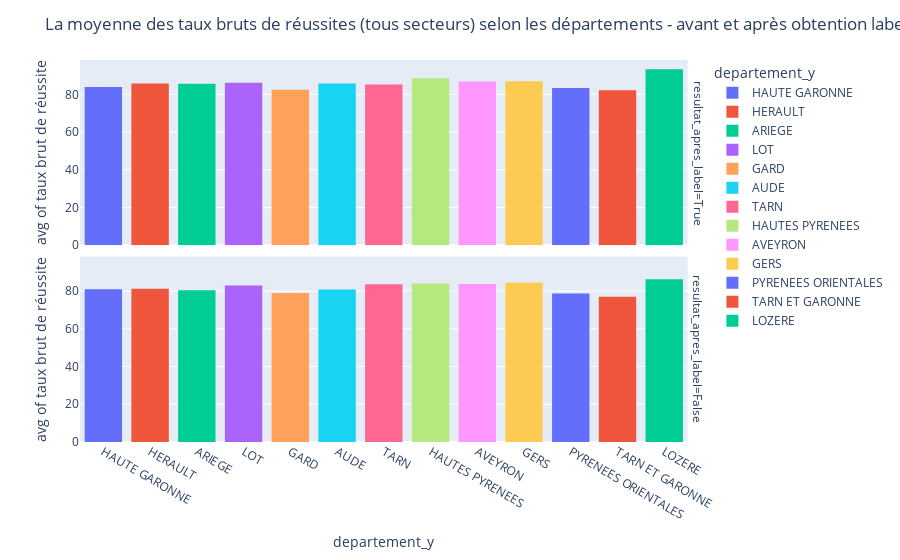

Write notebook code for a chart like this one.
### Markdown cell above
**Comparaison de la moyenne du taux de réussite constaté avant et après obtention des labels numériques**

- Le graphique ci-dessous montre une amélioration des taux de réussite des écoles après obtention de leurs labels
    numérique !
- IL est donc intéréssant d'aller chercher pourquoi ? est ce que l'école a apporté plus de valeur pour les 
    élèves grace au numérique ?

### Code cell
#plotting a histogram 
fig = px.histogram(df_result, x="departement_y", y="taux_brut_de_reussite_total_secteurs", nbins=10,
                       histfunc="avg", color="departement_y",
                       facet_row="resultat_apres_label",
                      labels={"taux_brut_de_reussite_total_secteurs" : "taux brut de réussite"})
fig.update_layout(title_text="La moyenne des taux bruts de réussites (tous secteurs) selon les départements - avant et après obtention labels")
fig.show()

### Figure 1 — Plotly figure (JSON) as saved in the notebook; plotly's stock layout.template omitted (floating-point values rounded to 4 significant figures; data arrays with more than 128 entries replaced by an {"elided": "..."} marker saying what was removed)
{"data": [{"alignmentgroup": "True", "bingroup": "x", "histfunc": "avg", "hovertemplate": "departement_y=%{x}<br>resultat_apres_label=True<br>avg of taux brut de réussite=%{y}<extra></extra>", "legendgroup": "HAUTE GARONNE", "marker": {"color": "#636efa", "pattern": {"shape": ""}}, "name": "HAUTE GARONNE", "nbinsx": 10, "offsetgroup": "HAUTE GARONNE", "orientation": "v", "showlegend": true, "type": "histogram", "x": {"elided": "143 str values"}, "xaxis": "x2", "y": {"elided": "143 int values"}, "yaxis": "y2"}, {"alignmentgroup": "True", "bingroup": "x", "histfunc": "avg", "hovertemplate": "departement_y=%{x}<br>resultat_apres_label=False<br>avg of taux brut de réussite=%{y}<extra></extra>", "legendgroup": "HAUTE GARONNE", "marker": {"color": "#636efa", "pattern": {"shape": ""}}, "name": "HAUTE GARONNE", "nbinsx": 10, "offsetgroup": "HAUTE GARONNE", "orientation": "v", "showlegend": false, "type": "histogram", "x": {"elided": "356 str values"}, "xaxis": "x", "y": {"elided": "356 int values"}, "yaxis": "y"}, {"alignmentgroup": "True", "bingroup": "x", "histfunc": "avg", "hovertemplate": "departement_y=%{x}<br>resultat_apres_label=True<br>avg of taux brut de réussite=%{y}<extra></extra>", "legendgroup": "HERAULT", "marker": {"color": "#EF553B", "pattern": {"shape": ""}}, "name": "HERAULT", "nbinsx": 10, "offsetgroup": "HERAULT", "orientation": "v", "showlegend": true, "type": "histogram", "x": {"elided": "236 str values"}, "xaxis": "x2", "y": {"elided": "236 int values"}, "yaxis": "y2"}, {"alignmentgroup": "True", "bingroup": "x", "histfunc": "avg", "hovertemplate": "departement_y=%{x}<br>resultat_apres_label=False<br>avg of taux brut de réussite=%{y}<extra></extra>", "legendgroup": "HERAULT", "marker": {"color": "#EF553B", "pattern": {"shape": ""}}, "name": "HERAULT", "nbinsx": 10, "offsetgroup": "HERAULT", "orientation": "v", "showlegend": false, "type": "histogram", "x": {"elided": "498 str values"}, "xaxis": "x", "y": {"elided": "498 int values"}, "yaxis": "y"}, {"alignmentgroup": "True", "bingroup": "x", "histfunc": "avg", "hovertemplate": "departement_y=%{x}<br>resultat_apres_label=True<br>avg of taux brut de réussite=%{y}<extra></extra>", "legendgroup": "ARIEGE", "marker": {"color": "#00cc96", "pattern": {"shape": ""}}, "name": "ARIEGE", "nbinsx": 10, "offsetgroup": "ARIEGE", "orientation": "v", "showlegend": true, "type": "histogram", "x": ["ARIEGE", "ARIEGE", "ARIEGE", "ARIEGE", "ARIEGE", "ARIEGE", "ARIEGE", "ARIEGE", "ARIEGE", "ARIEGE", "ARIEGE", "ARIEGE", "ARIEGE", "ARIEGE", "ARIEGE", "ARIEGE", "ARIEGE", "ARIEGE", "ARIEGE", "ARIEGE", "ARIEGE", "ARIEGE", "ARIEGE", "ARIEGE", "ARIEGE", "ARIEGE", "ARIEGE", "ARIEGE", "ARIEGE", "ARIEGE", "ARIEGE", "ARIEGE", "ARIEGE", "ARIEGE", "ARIEGE", "ARIEGE", "ARIEGE", "ARIEGE", "ARIEGE", "ARIEGE", "ARIEGE", "ARIEGE", "ARIEGE", "ARIEGE", "ARIEGE", "ARIEGE", "ARIEGE", "ARIEGE", "ARIEGE", "ARIEGE", "ARIEGE", "ARIEGE", "ARIEGE", "ARIEGE", "ARIEGE", "ARIEGE", "ARIEGE"], "xaxis": "x2", "y": [80, 79, 96, 96, 92, 89, 96, 96, 80, 96, 89, 92, 92, 92, 89, 92, 89, 80, 90, 68, 82, 90, 68, 90, 82, 92, 95, 87, 85, 87, 86, 88, 87, 95, 81, 92, 86, 91, 91, 76, 75, 69, 76, 91, 69, 69, 75, 76, 91, 75, 87, 88, 86, 88, 87, 86, 86], "yaxis": "y2"}, {"alignmentgroup": "True", "bingroup": "x", "histfunc": "avg", "hovertemplate": "departement_y=%{x}<br>resultat_apres_label=False<br>avg of taux brut de réussite=%{y}<extra></extra>", "legendgroup": "ARIEGE", "marker": {"color": "#00cc96", "pattern": {"shape": ""}}, "name": "ARIEGE", "nbinsx": 10, "offsetgroup": "ARIEGE", "orientation": "v", "showlegend": false, "type": "histogram", "x": ["ARIEGE", "ARIEGE", "ARIEGE", "ARIEGE", "ARIEGE", "ARIEGE", "ARIEGE", "ARIEGE", "ARIEGE", "ARIEGE", "ARIEGE", "ARIEGE", "ARIEGE", "ARIEGE", "ARIEGE", "ARIEGE", "ARIEGE", "ARIEGE", "ARIEGE", "ARIEGE", "ARIEGE", "ARIEGE", "ARIEGE", "ARIEGE", "ARIEGE", "ARIEGE", "ARIEGE", "ARIEGE", "ARIEGE", "ARIEGE", "ARIEGE", "ARIEGE", "ARIEGE", "ARIEGE", "ARIEGE", "ARIEGE", "ARIEGE", "ARIEGE", "ARIEGE", "ARIEGE", "ARIEGE", "ARIEGE", "ARIEGE", "ARIEGE", "ARIEGE", "ARIEGE", "ARIEGE", "ARIEGE", "ARIEGE", "ARIEGE", "ARIEGE", "ARIEGE", "ARIEGE", "ARIEGE", "ARIEGE", "ARIEGE", "ARIEGE", "ARIEGE", "ARIEGE", "ARIEGE", "ARIEGE", "ARIEGE", "ARIEGE", "ARIEGE", "ARIEGE", "ARIEGE", "ARIEGE", "ARIEGE", "ARIEGE", "ARIEGE", "ARIEGE", "ARIEGE", "ARIEGE", "ARIEGE", "ARIEGE", "ARIEGE", "ARIEGE", "ARIEGE", "ARIEGE", "ARIEGE", "ARIEGE", "ARIEGE", "ARIEGE", "ARIEGE", "ARIEGE", "ARIEGE", "ARIEGE", "ARIEGE", "ARIEGE", "ARIEGE", "ARIEGE", "ARIEGE", "ARIEGE", "ARIEGE", "ARIEGE", "ARIEGE", "ARIEGE", "ARIEGE", "ARIEGE", "ARIEGE", "ARIEGE", "ARIEGE", "ARIEGE", "ARIEGE", "ARIEGE", "ARIEGE", "ARIEGE", "ARIEGE", "ARIEGE", "ARIEGE", "ARIEGE", "ARIEGE", "ARIEGE", "ARIEGE", "ARIEGE", "ARIEGE", "ARIEGE", "ARIEGE", "ARIEGE", "ARIEGE", "ARIEGE", "ARIEGE"], "xaxis": "x", "y": [78, 86, 83, 72, 76, 65, 83, 76, 79, 78, 86, 65, 72, 83, 65, 72, 76, 86, 78, 79, 96, 92, 92, 80, 79, 75, 87, 69, 75, 79, 83, 77, 82, 68, 87, 69, 83, 69, 75, 79, 83, 77, 80, 80, 87, 77, 100, 94, 85, 88, 91, 91, 90, 75, 84, 81, 86, 86, 88, 82, 85, 82, 100, 94, 85, 88, 86, 91, 52, 79, 64, 89, 90, 78, 75, 84, 91, 85, 87, 85, 78, 85, 75, 84, 83, 80, 73, 75, 69, 69, 76, 75, 69, 69, 75, 84, 83, 80, 73, 75, 84, 83, 80, 73, 69, 84, 83, 80, 73, 84, 90, 86, 81, 85, 75, 78, 81, 85, 90, 84, 75, 78], "yaxis": "y"}, {"alignmentgroup": "True", "bingroup": "x", "histfunc": "avg", "hovertemplate": "departement_y=%{x}<br>resultat_apres_label=True<br>avg of taux brut de réussite=%{y}<extra></extra>", "legendgroup": "LOT", "marker": {"color": "#ab63fa", "pattern": {"shape": ""}}, "name": "LOT", "nbinsx": 10, "offsetgroup": "LOT", "orientation": "v", "showlegend": true, "type": "histogram", "x": ["LOT", "LOT", "LOT", "LOT", "LOT", "LOT", "LOT", "LOT", "LOT", "LOT", "LOT", "LOT", "LOT", "LOT", "LOT", "LOT", "LOT", "LOT", "LOT", "LOT", "LOT", "LOT", "LOT", "LOT", "LOT", "LOT", "LOT", "LOT", "LOT", "LOT", "LOT", "LOT", "LOT", "LOT", "LOT", "LOT", "LOT", "LOT", "LOT", "LOT", "LOT", "LOT", "LOT", "LOT", "LOT", "LOT", "LOT", "LOT", "LOT", "LOT", "LOT", "LOT", "LOT", "LOT", "LOT", "LOT", "LOT", "LOT", "LOT"], "xaxis": "x2", "y": [92, 90, 100, 97, 75, 92, 97, 97, 100, 89, 87, 89, 87, 92, 93, 90, 65, 82, 89, 96, 90, 83, 79, 62, 86, 79, 96, 65, 82, 96, 89, 96, 89, 82, 79, 86, 88, 91, 89, 89, 62, 89, 79, 74, 85, 88, 91, 89, 85, 88, 91, 81, 95, 91, 91, 86, 79, 79, 62], "yaxis": "y2"}, {"alignmentgroup": "True", "bingroup": "x", "histfunc": "avg", "hovertemplate": "departement_y=%{x}<br>resultat_apres_label=False<br>avg of taux brut de réussite=%{y}<extra></extra>", "legendgroup": "LOT", "marker": {"color": "#ab63fa", "pattern": {"shape": ""}}, "name": "LOT", "nbinsx": 10, "offsetgroup": "LOT", "orientation": "v", "showlegend": false, "type": "histogram", "x": {"elided": "141 str values"}, "xaxis": "x", "y": {"elided": "141 int values"}, "yaxis": "y"}, {"alignmentgroup": "True", "bingroup": "x", "histfunc": "avg", "hovertemplate": "departement_y=%{x}<br>resultat_apres_label=True<br>avg of taux brut de réussite=%{y}<extra></extra>", "legendgroup": "GARD", "marker": {"color": "#FFA15A", "pattern": {"shape": ""}}, "name": "GARD", "nbinsx": 10, "offsetgroup": "GARD", "orientation": "v", "showlegend": true, "type": "histogram", "x": {"elided": "159 str values"}, "xaxis": "x2", "y": {"elided": "159 int values"}, "yaxis": "y2"}, {"alignmentgroup": "True", "bingroup": "x", "histfunc": "avg", "hovertemplate": "departement_y=%{x}<br>resultat_apres_label=False<br>avg of taux brut de réussite=%{y}<extra></extra>", "legendgroup": "GARD", "marker": {"color": "#FFA15A", "pattern": {"shape": ""}}, "name": "GARD", "nbinsx": 10, "offsetgroup": "GARD", "orientation": "v", "showlegend": false, "type": "histogram", "x": {"elided": "341 str values"}, "xaxis": "x", "y": {"elided": "341 int values"}, "yaxis": "y"}, {"alignmentgroup": "True", "bingroup": "x", "histfunc": "avg", "hovertemplate": "departement_y=%{x}<br>resultat_apres_label=True<br>avg of taux brut de réussite=%{y}<extra></extra>", "legendgroup": "AUDE", "marker": {"color": "#19d3f3", "pattern": {"shape": ""}}, "name": "AUDE", "nbinsx": 10, "offsetgroup": "AUDE", "orientation": "v", "showlegend": true, "type": "histogram", "x": ["AUDE", "AUDE", "AUDE", "AUDE", "AUDE", "AUDE", "AUDE", "AUDE", "AUDE", "AUDE", "AUDE", "AUDE", "AUDE", "AUDE", "AUDE", "AUDE", "AUDE", "AUDE", "AUDE", "AUDE", "AUDE", "AUDE", "AUDE", "AUDE", "AUDE", "AUDE", "AUDE", "AUDE", "AUDE", "AUDE", "AUDE", "AUDE", "AUDE", "AUDE", "AUDE", "AUDE", "AUDE", "AUDE", "AUDE", "AUDE", "AUDE", "AUDE", "AUDE", "AUDE", "AUDE", "AUDE", "AUDE", "AUDE", "AUDE", "AUDE", "AUDE", "AUDE", "AUDE", "AUDE", "AUDE", "AUDE", "AUDE", "AUDE", "AUDE", "AUDE", "AUDE", "AUDE", "AUDE", "AUDE", "AUDE", "AUDE", "AUDE", "AUDE", "AUDE", "AUDE", "AUDE"], "xaxis": "x2", "y": [88, 89, 88, 88, 82, 67, 87, 82, 88, 87, 82, 89, 89, 83, 83, 96, 90, 94, 93, 93, 82, 84, 82, 94, 89, 92, 82, 82, 94, 89, 92, 82, 64, 88, 81, 68, 71, 88, 88, 81, 68, 81, 71, 81, 68, 83, 84, 84, 94, 87, 84, 94, 87, 83, 84, 87, 94, 92, 92, 83, 92, 95, 92, 92, 83, 87, 93, 90, 83, 96, 90], "yaxis": "y2"}, {"alignmentgroup": "True", "bingroup": "x", "histfunc": "avg", "hovertemplate": "departement_y=%{x}<br>resultat_apres_label=False<br>avg of taux brut de réussite=%{y}<extra></extra>", "legendgroup": "AUDE", "marker": {"color": "#19d3f3", "pattern": {"shape": ""}}, "name": "AUDE", "nbinsx": 10, "offsetgroup": "AUDE", "orientation": "v", "showlegend": false, "type": "histogram", "x": {"elided": "139 str values"}, "xaxis": "x", "y": {"elided": "139 int values"}, "yaxis": "y"}, {"alignmentgroup": "True", "bingroup": "x", "histfunc": "avg", "hovertemplate": "departement_y=%{x}<br>resultat_apres_label=True<br>avg of taux brut de réussite=%{y}<extra></extra>", "legendgroup": "TARN", "marker": {"color": "#FF6692", "pattern": {"shape": ""}}, "name": "TARN", "nbinsx": 10, "offsetgroup": "TARN", "orientation": "v", "showlegend": true, "type": "histogram", "x": ["TARN", "TARN", "TARN", "TARN", "TARN", "TARN", "TARN", "TARN", "TARN", "TARN", "TARN", "TARN", "TARN", "TARN", "TARN", "TARN", "TARN", "TARN", "TARN", "TARN", "TARN", "TARN", "TARN", "TARN", "TARN", "TARN", "TARN", "TARN", "TARN", "TARN", "TARN", "TARN", "TARN", "TARN", "TARN", "TARN", "TARN", "TARN", "TARN", "TARN", "TARN", "TARN", "TARN", "TARN", "TARN", "TARN", "TARN", "TARN", "TARN", "TARN", "TARN", "TARN", "TARN", "TARN", "TARN", "TARN", "TARN", "TARN", "TARN", "TARN", "TARN", "TARN", "TARN", "TARN", "TARN", "TARN", "TARN", "TARN", "TARN", "TARN", "TARN", "TARN", "TARN", "TARN", "TARN", "TARN", "TARN", "TARN", "TARN", "TARN", "TARN", "TARN", "TARN", "TARN", "TARN", "TARN", "TARN", "TARN", "TARN", "TARN", "TARN", "TARN", "TARN", "TARN", "TARN", "TARN", "TARN", "TARN", "TARN", "TARN", "TARN"], "xaxis": "x2", "y": [82, 91, 92, 98, 91, 93, 92, 98, 93, 93, 92, 98, 93, 97, 94, 91, 92, 91, 70, 97, 68, 91, 89, 91, 92, 94, 97, 92, 97, 87, 72, 52, 70, 94, 92, 76, 84, 92, 94, 52, 84, 94, 52, 70, 72, 71, 92, 81, 73, 81, 78, 84, 84, 86, 89, 88, 86, 84, 88, 89, 88, 86, 87, 88, 89, 86, 89, 90, 83, 86, 95, 89, 83, 86, 95, 89, 95, 85, 81, 87, 85, 81, 87, 80, 87, 92, 81, 92, 73, 78, 81, 73, 87, 70, 89, 68, 85, 70, 70, 89, 87], "yaxis": "y2"}, {"alignmentgroup": "True", "bingroup": "x", "histfunc": "avg", "hovertemplate": "departement_y=%{x}<br>resultat_apres_label=False<br>avg of taux brut de réussite=%{y}<extra></extra>", "legendgroup": "TARN", "marker": {"color": "#FF6692", "pattern": {"shape": ""}}, "name": "TARN", "nbinsx": 10, "offsetgroup": "TARN", "orientation": "v", "showlegend": false, "type": "histogram", "x": {"elided": "179 str values"}, "xaxis": "x", "y": {"elided": "179 int values"}, "yaxis": "y"}, {"alignmentgroup": "True", "bingroup": "x", "histfunc": "avg", "hovertemplate": "departement_y=%{x}<br>resultat_apres_label=True<br>avg of taux brut de réussite=%{y}<extra></extra>", "legendgroup": "HAUTES PYRENEES", "marker": {"color": "#B6E880", "pattern": {"shape": ""}}, "name": "HAUTES PYRENEES", "nbinsx": 10, "offsetgroup": "HAUTES PYRENEES", "orientation": "v", "showlegend": true, "type": "histogram", "x": ["HAUTES PYRENEES", "HAUTES PYRENEES", "HAUTES PYRENEES", "HAUTES PYRENEES", "HAUTES PYRENEES", "HAUTES PYRENEES", "HAUTES PYRENEES", "HAUTES PYRENEES", "HAUTES PYRENEES", "HAUTES PYRENEES", "HAUTES PYRENEES", "HAUTES PYRENEES", "HAUTES PYRENEES", "HAUTES PYRENEES", "HAUTES PYRENEES", "HAUTES PYRENEES", "HAUTES PYRENEES", "HAUTES PYRENEES", "HAUTES PYRENEES", "HAUTES PYRENEES", "HAUTES PYRENEES", "HAUTES PYRENEES", "HAUTES PYRENEES", "HAUTES PYRENEES", "HAUTES PYRENEES", "HAUTES PYRENEES", "HAUTES PYRENEES", "HAUTES PYRENEES", "HAUTES PYRENEES", "HAUTES PYRENEES", "HAUTES PYRENEES", "HAUTES PYRENEES", "HAUTES PYRENEES", "HAUTES PYRENEES", "HAUTES PYRENEES", "HAUTES PYRENEES", "HAUTES PYRENEES", "HAUTES PYRENEES", "HAUTES PYRENEES", "HAUTES PYRENEES", "HAUTES PYRENEES", "HAUTES PYRENEES", "HAUTES PYRENEES", "HAUTES PYRENEES", "HAUTES PYRENEES", "HAUTES PYRENEES", "HAUTES PYRENEES", "HAUTES PYRENEES", "HAUTES PYRENEES", "HAUTES PYRENEES", "HAUTES PYRENEES", "HAUTES PYRENEES", "HAUTES PYRENEES", "HAUTES PYRENEES", "HAUTES PYRENEES", "HAUTES PYRENEES", "HAUTES PYRENEES", "HAUTES PYRENEES", "HAUTES PYRENEES", "HAUTES PYRENEES", "HAUTES PYRENEES", "HAUTES PYRENEES", "HAUTES PYRENEES", "HAUTES PYRENEES", "HAUTES PYRENEES", "HAUTES PYRENEES", "HAUTES PYRENEES", "HAUTES PYRENEES", "HAUTES PYRENEES", "HAUTES PYRENEES", "HAUTES PYRENEES"], "xaxis": "x2", "y": [91, 86, 94, 91, 86, 78, 94, 85, 94, 93, 83, 85, 94, 93, 82, 94, 85, 93, 84, 83, 94, 93, 86, 78, 91, 94, 97, 84, 84, 95, 97, 94, 97, 84, 83, 97, 83, 88, 82, 88, 97, 92, 82, 92, 95, 82, 77, 95, 97, 79, 83, 87, 82, 95, 95, 82, 95, 87, 82, 95, 87, 83, 86, 86, 91, 92, 75, 92, 91, 86, 91], "yaxis": "y2"}, {"alignmentgroup": "True", "bingroup": "x", "histfunc": "avg", "hovertemplate": "departement_y=%{x}<br>resultat_apres_label=False<br>avg of taux brut de réussite=%{y}<extra></extra>", "legendgroup": "HAUTES PYRENEES", "marker": {"color": "#B6E880", "pattern": {"shape": ""}}, "name": "HAUTES PYRENEES", "nbinsx": 10, "offsetgroup": "HAUTES PYRENEES", "orientation": "v", "showlegend": false, "type": "histogram", "x": {"elided": "169 str values"}, "xaxis": "x", "y": {"elided": "169 int values"}, "yaxis": "y"}, {"alignmentgroup": "True", "bingroup": "x", "histfunc": "avg", "hovertemplate": "departement_y=%{x}<br>resultat_apres_label=True<br>avg of taux brut de réussite=%{y}<extra></extra>", "legendgroup": "AVEYRON", "marker": {"color": "#FF97FF", "pattern": {"shape": ""}}, "name": "AVEYRON", "nbinsx": 10, "offsetgroup": "AVEYRON", "orientation": "v", "showlegend": true, "type": "histogram", "x": ["AVEYRON", "AVEYRON", "AVEYRON", "AVEYRON", "AVEYRON", "AVEYRON", "AVEYRON", "AVEYRON", "AVEYRON", "AVEYRON", "AVEYRON", "AVEYRON", "AVEYRON", "AVEYRON", "AVEYRON", "AVEYRON", "AVEYRON", "AVEYRON", "AVEYRON", "AVEYRON", "AVEYRON", "AVEYRON", "AVEYRON", "AVEYRON", "AVEYRON", "AVEYRON", "AVEYRON", "AVEYRON", "AVEYRON", "AVEYRON", "AVEYRON", "AVEYRON", "AVEYRON", "AVEYRON", "AVEYRON", "AVEYRON", "AVEYRON", "AVEYRON", "AVEYRON", "AVEYRON", "AVEYRON", "AVEYRON", "AVEYRON", "AVEYRON", "AVEYRON", "AVEYRON", "AVEYRON", "AVEYRON", "AVEYRON"], "xaxis": "x2", "y": [89, 95, 89, 89, 89, 95, 89, 95, 78, 92, 79, 92, 68, 90, 68, 85, 73, 85, 90, 78, 79, 90, 78, 92, 92, 93, 95, 95, 93, 92, 92, 95, 95, 97, 89, 89, 88, 90, 76, 81, 88, 90, 76, 76, 81, 76, 90, 88, 90], "yaxis": "y2"}, {"alignmentgroup": "True", "bingroup": "x", "histfunc": "avg", "hovertemplate": "departement_y=%{x}<br>resultat_apres_label=False<br>avg of taux brut de réussite=%{y}<extra></extra>", "legendgroup": "AVEYRON", "marker": {"color": "#FF97FF", "pattern": {"shape": ""}}, "name": "AVEYRON", "nbinsx": 10, "offsetgroup": "AVEYRON", "orientation": "v", "showlegend": false, "type": "histogram", "x": ["AVEYRON", "AVEYRON", "AVEYRON", "AVEYRON", "AVEYRON", "AVEYRON", "AVEYRON", "AVEYRON", "AVEYRON", "AVEYRON", "AVEYRON", "AVEYRON", "AVEYRON", "AVEYRON", "AVEYRON", "AVEYRON", "AVEYRON", "AVEYRON", "AVEYRON", "AVEYRON", "AVEYRON", "AVEYRON", "AVEYRON", "AVEYRON", "AVEYRON", "AVEYRON", "AVEYRON", "AVEYRON", "AVEYRON", "AVEYRON", "AVEYRON", "AVEYRON", "AVEYRON", "AVEYRON", "AVEYRON", "AVEYRON", "AVEYRON", "AVEYRON", "AVEYRON", "AVEYRON", "AVEYRON", "AVEYRON", "AVEYRON", "AVEYRON", "AVEYRON", "AVEYRON", "AVEYRON", "AVEYRON", "AVEYRON", "AVEYRON", "AVEYRON", "AVEYRON", "AVEYRON", "AVEYRON", "AVEYRON", "AVEYRON", "AVEYRON", "AVEYRON", "AVEYRON", "AVEYRON", "AVEYRON", "AVEYRON", "AVEYRON", "AVEYRON", "AVEYRON", "AVEYRON", "AVEYRON", "AVEYRON", "AVEYRON", "AVEYRON", "AVEYRON", "AVEYRON", "AVEYRON", "AVEYRON", "AVEYRON", "AVEYRON", "AVEYRON", "AVEYRON", "AVEYRON", "AVEYRON", "AVEYRON", "AVEYRON", "AVEYRON", "AVEYRON", "AVEYRON", "AVEYRON", "AVEYRON", "AVEYRON", "AVEYRON", "AVEYRON", "AVEYRON", "AVEYRON", "AVEYRON", "AVEYRON", "AVEYRON", "AVEYRON", "AVEYRON", "AVEYRON", "AVEYRON", "AVEYRON", "AVEYRON", "AVEYRON", "AVEYRON", "AVEYRON", "AVEYRON", "AVEYRON", "AVEYRON", "AVEYRON", "AVEYRON", "AVEYRON", "AVEYRON", "AVEYRON", "AVEYRON", "AVEYRON", "AVEYRON", "AVEYRON", "AVEYRON", "AVEYRON", "AVEYRON", "AVEYRON", "AVEYRON", "AVEYRON", "AVEYRON", "AVEYRON", "AVEYRON"], "xaxis": "x", "y": [94, 95, 83, 90, 94, 90, 97, 83, 95, 89, 95, 83, 90, 94, 90, 97, 83, 83, 97, 83, 90, 90, 100, 86, 67, 86, 71, 81, 69, 65, 88, 77, 70, 69, 65, 88, 70, 77, 62, 73, 62, 92, 69, 65, 88, 92, 67, 100, 86, 86, 71, 81, 77, 68, 70, 62, 73, 92, 85, 86, 67, 86, 71, 81, 100, 79, 95, 92, 76, 87, 81, 96, 75, 95, 95, 93, 86, 91, 93, 86, 97, 94, 93, 86, 91, 93, 94, 97, 86, 80, 83, 79, 95, 76, 93, 82, 80, 85, 79, 83, 81, 93, 82, 80, 85, 83, 97, 81, 81, 76, 83, 76, 83, 83, 87, 81, 96, 80, 75, 83, 88, 81, 76, 76, 83], "yaxis": "y"}, {"alignmentgroup": "True", "bingroup": "x", "histfunc": "avg", "hovertemplate": "departement_y=%{x}<br>resultat_apres_label=True<br>avg of taux brut de réussite=%{y}<extra></extra>", "legendgroup": "GERS", "marker": {"color": "#FECB52", "pattern": {"shape": ""}}, "name": "GERS", "nbinsx": 10, "offsetgroup": "GERS", "orientation": "v", "showlegend": true, "type": "histogram", "x": ["GERS", "GERS", "GERS", "GERS", "GERS", "GERS", "GERS", "GERS", "GERS", "GERS", "GERS", "GERS", "GERS", "GERS", "GERS", "GERS", "GERS", "GERS", "GERS", "GERS", "GERS", "GERS", "GERS", "GERS", "GERS", "GERS", "GERS", "GERS", "GERS", "GERS", "GERS", "GERS", "GERS", "GERS", "GERS", "GERS", "GERS", "GERS", "GERS", "GERS", "GERS", "GERS", "GERS", "GERS", "GERS", "GERS", "GERS", "GERS", "GERS", "GERS", "GERS", "GERS", "GERS", "GERS", "GERS"], "xaxis": "x2", "y": [67, 85, 67, 93, 86, 100, 100, 86, 93, 67, 93, 86, 86, 83, 96, 83, 95, 83, 83, 95, 83, 85, 83, 86, 91, 82, 72, 79, 71, 88, 71, 79, 82, 92, 88, 100, 100, 100, 100, 92, 100, 92, 91, 88, 71, 82, 82, 91, 93, 89, 89, 91, 93, 89, 91], "yaxis": "y2"}, {"alignmentgroup": "True", "bingroup": "x", "histfunc": "avg", "hovertemplate": "departement_y=%{x}<br>resultat_apres_label=False<br>avg of taux brut de réussite=%{y}<extra></extra>", "legendgroup": "GERS", "marker": {"color": "#FECB52", "pattern": {"shape": ""}}, "name": "GERS", "nbinsx": 10, "offsetgroup": "GERS", "orientation": "v", "showlegend": false, "type": "histogram", "x": ["GERS", "GERS", "GERS", "GERS", "GERS", "GERS", "GERS", "GERS", "GERS", "GERS", "GERS", "GERS", "GERS", "GERS", "GERS", "GERS", "GERS", "GERS", "GERS", "GERS", "GERS", "GERS", "GERS", "GERS", "GERS", "GERS", "GERS", "GERS", "GERS", "GERS", "GERS", "GERS", "GERS", "GERS", "GERS", "GERS", "GERS", "GERS", "GERS", "GERS", "GERS", "GERS", "GERS", "GERS", "GERS", "GERS", "GERS", "GERS", "GERS", "GERS", "GERS", "GERS", "GERS", "GERS", "GERS", "GERS", "GERS", "GERS", "GERS", "GERS", "GERS", "GERS", "GERS", "GERS", "GERS", "GERS", "GERS", "GERS", "GERS", "GERS", "GERS", "GERS", "GERS", "GERS", "GERS", "GERS", "GERS", "GERS", "GERS", "GERS", "GERS", "GERS", "GERS", "GERS", "GERS", "GERS", "GERS", "GERS", "GERS", "GERS", "GERS", "GERS", "GERS", "GERS", "GERS", "GERS", "GERS", "GERS", "GERS", "GERS", "GERS", "GERS", "GERS", "GERS", "GERS", "GERS", "GERS", "GERS", "GERS", "GERS", "GERS", "GERS", "GERS", "GERS", "GERS", "GERS", "GERS", "GERS", "GERS", "GERS", "GERS", "GERS", "GERS"], "xaxis": "x", "y": [78, 77, 76, 86, 85, 93, 83, 100, 100, 100, 100, 87, 87, 100, 87, 85, 100, 85, 100, 100, 87, 100, 85, 100, 67, 62, 78, 77, 95, 88, 95, 85, 83, 85, 95, 95, 62, 95, 78, 77, 88, 77, 88, 78, 95, 62, 95, 79, 76, 77, 72, 76, 79, 77, 72, 100, 100, 89, 82, 92, 64, 80, 100, 62, 72, 82, 89, 89, 64, 80, 62, 82, 80, 92, 92, 64, 100, 62, 78, 86, 77, 96, 86, 83, 85, 76, 83, 79, 77, 72, 76, 72, 79, 91, 79, 72, 88, 71, 79, 76, 91, 88, 89, 95, 93, 88, 95, 91, 91, 93, 88, 93, 93, 95, 91, 72, 77, 91, 93, 93, 89, 93, 89], "yaxis": "y"}, {"alignmentgroup": "True", "bingroup": "x", "histfunc": "avg", "hovertemplate": "departement_y=%{x}<br>resultat_apres_label=True<br>avg of taux brut de réussite=%{y}<extra></extra>", "legendgroup": "PYRENEES ORIENTALES", "marker": {"color": "#636efa", "pattern": {"shape": ""}}, "name": "PYRENEES ORIENTALES", "nbinsx": 10, "offsetgroup": "PYRENEES ORIENTALES", "orientation": "v", "showlegend": true, "type": "histogram", "x": ["PYRENEES ORIENTALES", "PYRENEES ORIENTALES", "PYRENEES ORIENTALES", "PYRENEES ORIENTALES", "PYRENEES ORIENTALES", "PYRENEES ORIENTALES", "PYRENEES ORIENTALES", "PYRENEES ORIENTALES", "PYRENEES ORIENTALES", "PYRENEES ORIENTALES", "PYRENEES ORIENTALES", "PYRENEES ORIENTALES", "PYRENEES ORIENTALES", "PYRENEES ORIENTALES", "PYRENEES ORIENTALES", "PYRENEES ORIENTALES", "PYRENEES ORIENTALES", "PYRENEES ORIENTALES", "PYRENEES ORIENTALES", "PYRENEES ORIENTALES", "PYRENEES ORIENTALES", "PYRENEES ORIENTALES", "PYRENEES ORIENTALES", "PYRENEES ORIENTALES", "PYRENEES ORIENTALES", "PYRENEES ORIENTALES", "PYRENEES ORIENTALES", "PYRENEES ORIENTALES", "PYRENEES ORIENTALES", "PYRENEES ORIENTALES", "PYRENEES ORIENTALES", "PYRENEES ORIENTALES", "PYRENEES ORIENTALES", "PYRENEES ORIENTALES", "PYRENEES ORIENTALES", "PYRENEES ORIENTALES", "PYRENEES ORIENTALES", "PYRENEES ORIENTALES", "PYRENEES ORIENTALES", "PYRENEES ORIENTALES", "PYRENEES ORIENTALES", "PYRENEES ORIENTALES", "PYRENEES ORIENTALES", "PYRENEES ORIENTALES", "PYRENEES ORIENTALES", "PYRENEES ORIENTALES", "PYRENEES ORIENTALES", "PYRENEES ORIENTALES", "PYRENEES ORIENTALES", "PYRENEES ORIENTALES", "PYRENEES ORIENTALES", "PYRENEES ORIENTALES", "PYRENEES ORIENTALES", "PYRENEES ORIENTALES", "PYRENEES ORIENTALES", "PYRENEES ORIENTALES", "PYRENEES ORIENTALES", "PYRENEES ORIENTALES", "PYRENEES ORIENTALES", "PYRENEES ORIENTALES", "PYRENEES ORIENTALES", "PYRENEES ORIENTALES", "PYRENEES ORIENTALES", "PYRENEES ORIENTALES", "PYRENEES ORIENTALES", "PYRENEES ORIENTALES", "PYRENEES ORIENTALES", "PYRENEES ORIENTALES", "PYRENEES ORIENTALES", "PYRENEES ORIENTALES", "PYRENEES ORIENTALES", "PYRENEES ORIENTALES", "PYRENEES ORIENTALES", "PYRENEES ORIENTALES", "PYRENEES ORIENTALES", "PYRENEES ORIENTALES", "PYRENEES ORIENTALES", "PYRENEES ORIENTALES", "PYRENEES ORIENTALES", "PYRENEES ORIENTALES", "PYRENEES ORIENTALES", "PYRENEES ORIENTALES", "PYRENEES ORIENTALES", "PYRENEES ORIENTALES", "PYRENEES ORIENTALES", "PYRENEES ORIENTALES", "PYRENEES ORIENTALES", "PYRENEES ORIENTALES", "PYRENEES ORIENTALES", "PYRENEES ORIENTALES", "PYRENEES ORIENTALES", "PYRENEES ORIENTALES", "PYRENEES ORIENTALES", "PYRENEES ORIENTALES", "PYRENEES ORIENTALES", "PYRENEES ORIENTALES", "PYRENEES ORIENTALES", "PYRENEES ORIENTALES", "PYRENEES ORIENTALES", "PYRENEES ORIENTALES", "PYRENEES ORIENTALES", "PYRENEES ORIENTALES", "PYRENEES ORIENTALES", "PYRENEES ORIENTALES", "PYRENEES ORIENTALES", "PYRENEES ORIENTALES", "PYRENEES ORIENTALES", "PYRENEES ORIENTALES", "PYRENEES ORIENTALES", "PYRENEES ORIENTALES", "PYRENEES ORIENTALES", "PYRENEES ORIENTALES", "PYRENEES ORIENTALES", "PYRENEES ORIENTALES", "PYRENEES ORIENTALES", "PYRENEES ORIENTALES", "PYRENEES ORIENTALES", "PYRENEES ORIENTALES", "PYRENEES ORIENTALES", "PYRENEES ORIENTALES"], "xaxis": "x2", "y": [75, 71, 83, 75, 83, 81, 71, 75, 83, 81, 75, 80, 100, 83, 83, 80, 100, 81, 83, 85, 100, 100, 100, 85, 100, 99, 88, 80, 85, 83, 84, 91, 84, 84, 91, 84, 69, 87, 84, 84, 91, 87, 85, 98, 95, 82, 80, 85, 80, 98, 80, 85, 82, 98, 96, 83, 80, 100, 83, 84, 81, 81, 72, 79, 79, 96, 86, 96, 86, 81, 86, 96, 86, 81, 64, 65, 74, 81, 88, 99, 100, 100, 100, 85, 80, 78, 67, 81, 81, 80, 78, 81, 80, 85, 81, 67, 78, 78, 86, 86, 81, 73, 81, 86, 64, 81, 86, 74, 64, 81, 86, 73, 86, 81, 70, 71, 70, 73, 86, 81], "yaxis": "y2"}, {"alignmentgroup": "True", "bingroup": "x", "histfunc": "avg", "hovertemplate": "departement_y=%{x}<br>resultat_apres_label=False<br>avg of taux brut de réussite=%{y}<extra></extra>", "legendgroup": "PYRENEES ORIENTALES", "marker": {"color": "#636efa", "pattern": {"shape": ""}}, "name": "PYRENEES ORIENTALES", "nbinsx": 10, "offsetgroup": "PYRENEES ORIENTALES", "orientation": "v", "showlegend": false, "type": "histogram", "x": {"elided": "234 str values"}, "xaxis": "x", "y": {"elided": "234 int values"}, "yaxis": "y"}, {"alignmentgroup": "True", "bingroup": "x", "histfunc": "avg", "hovertemplate": "departement_y=%{x}<br>resultat_apres_label=True<br>avg of taux brut de réussite=%{y}<extra></extra>", "legendgroup": "TARN ET GARONNE", "marker": {"color": "#EF553B", "pattern": {"shape": ""}}, "name": "TARN ET GARONNE", "nbinsx": 10, "offsetgroup": "TARN ET GARONNE", "orientation": "v", "showlegend": true, "type": "histogram", "x": ["TARN ET GARONNE", "TARN ET GARONNE", "TARN ET GARONNE", "TARN ET GARONNE", "TARN ET GARONNE", "TARN ET GARONNE", "TARN ET GARONNE", "TARN ET GARONNE", "TARN ET GARONNE", "TARN ET GARONNE", "TARN ET GARONNE", "TARN ET GARONNE", "TARN ET GARONNE", "TARN ET GARONNE", "TARN ET GARONNE", "TARN ET GARONNE", "TARN ET GARONNE", "TARN ET GARONNE", "TARN ET GARONNE", "TARN ET GARONNE", "TARN ET GARONNE", "TARN ET GARONNE", "TARN ET GARONNE", "TARN ET GARONNE", "TARN ET GARONNE", "TARN ET GARONNE", "TARN ET GARONNE", "TARN ET GARONNE", "TARN ET GARONNE", "TARN ET GARONNE", "TARN ET GARONNE", "TARN ET GARONNE", "TARN ET GARONNE", "TARN ET GARONNE", "TARN ET GARONNE", "TARN ET GARONNE", "TARN ET GARONNE", "TARN ET GARONNE", "TARN ET GARONNE", "TARN ET GARONNE", "TARN ET GARONNE", "TARN ET GARONNE", "TARN ET GARONNE", "TARN ET GARONNE", "TARN ET GARONNE", "TARN ET GARONNE", "TARN ET GARONNE", "TARN ET GARONNE", "TARN ET GARONNE", "TARN ET GARONNE", "TARN ET GARONNE", "TARN ET GARONNE"], "xaxis": "x2", "y": [80, 84, 89, 89, 80, 84, 89, 82, 65, 86, 81, 75, 91, 82, 76, 88, 91, 91, 88, 82, 82, 82, 83, 78, 73, 78, 83, 82, 76, 76, 92, 71, 76, 90, 72, 72, 90, 76, 92, 90, 92, 76, 89, 84, 80, 82, 70, 81, 86, 81, 75, 92], "yaxis": "y2"}, {"alignmentgroup": "True", "bingroup": "x", "histfunc": "avg", "hovertemplate": "departement_y=%{x}<br>resultat_apres_label=False<br>avg of taux brut de réussite=%{y}<extra></extra>", "legendgroup": "TARN ET GARONNE", "marker": {"color": "#EF553B", "pattern": {"shape": ""}}, "name": "TARN ET GARONNE", "nbinsx": 10, "offsetgroup": "TARN ET GARONNE", "orientation": "v", "showlegend": false, "type": "histogram", "x": ["TARN ET GARONNE", "TARN ET GARONNE", "TARN ET GARONNE", "TARN ET GARONNE", "TARN ET GARONNE", "TARN ET GARONNE", "TARN ET GARONNE", "TARN ET GARONNE", "TARN ET GARONNE", "TARN ET GARONNE", "TARN ET GARONNE", "TARN ET GARONNE", "TARN ET GARONNE", "TARN ET GARONNE", "TARN ET GARONNE", "TARN ET GARONNE", "TARN ET GARONNE", "TARN ET GARONNE", "TARN ET GARONNE", "TARN ET GARONNE", "TARN ET GARONNE", "TARN ET GARONNE", "TARN ET GARONNE", "TARN ET GARONNE", "TARN ET GARONNE", "TARN ET GARONNE", "TARN ET GARONNE", "TARN ET GARONNE", "TARN ET GARONNE", "TARN ET GARONNE", "TARN ET GARONNE", "TARN ET GARONNE", "TARN ET GARONNE", "TARN ET GARONNE", "TARN ET GARONNE", "TARN ET GARONNE", "TARN ET GARONNE", "TARN ET GARONNE", "TARN ET GARONNE", "TARN ET GARONNE", "TARN ET GARONNE", "TARN ET GARONNE", "TARN ET GARONNE", "TARN ET GARONNE", "TARN ET GARONNE", "TARN ET GARONNE", "TARN ET GARONNE", "TARN ET GARONNE", "TARN ET GARONNE", "TARN ET GARONNE", "TARN ET GARONNE", "TARN ET GARONNE", "TARN ET GARONNE", "TARN ET GARONNE", "TARN ET GARONNE", "TARN ET GARONNE", "TARN ET GARONNE", "TARN ET GARONNE", "TARN ET GARONNE", "TARN ET GARONNE", "TARN ET GARONNE", "TARN ET GARONNE", "TARN ET GARONNE", "TARN ET GARONNE", "TARN ET GARONNE", "TARN ET GARONNE", "TARN ET GARONNE", "TARN ET GARONNE", "TARN ET GARONNE", "TARN ET GARONNE", "TARN ET GARONNE", "TARN ET GARONNE", "TARN ET GARONNE", "TARN ET GARONNE", "TARN ET GARONNE", "TARN ET GARONNE", "TARN ET GARONNE", "TARN ET GARONNE", "TARN ET GARONNE", "TARN ET GARONNE", "TARN ET GARONNE", "TARN ET GARONNE", "TARN ET GARONNE", "TARN ET GARONNE", "TARN ET GARONNE", "TARN ET GARONNE"], "xaxis": "x", "y": [70, 80, 83, 70, 71, 73, 73, 75, 83, 82, 82, 84, 75, 73, 73, 71, 70, 71, 73, 73, 83, 75, 87, 74, 88, 84, 87, 82, 84, 82, 88, 79, 82, 88, 74, 74, 88, 84, 87, 79, 76, 76, 79, 82, 81, 70, 77, 70, 72, 78, 71, 71, 78, 81, 83, 72, 78, 81, 70, 77, 72, 78, 73, 77, 73, 71, 71, 78, 78, 78, 71, 72, 83, 75, 73, 71, 73, 65, 65, 75, 86, 76, 72, 90, 78, 71], "yaxis": "y"}, {"alignmentgroup": "True", "bingroup": "x", "histfunc": "avg", "hovertemplate": "departement_y=%{x}<br>resultat_apres_label=True<br>avg of taux brut de réussite=%{y}<extra></extra>", "legendgroup": "LOZERE", "marker": {"color": "#00cc96", "pattern": {"shape": ""}}, "name": "LOZERE", "nbinsx": 10, "offsetgroup": "LOZERE", "orientation": "v", "showlegend": true, "type": "histogram", "x": ["LOZERE", "LOZERE", "LOZERE", "LOZERE", "LOZERE", "LOZERE", "LOZERE", "LOZERE", "LOZERE", "LOZERE", "LOZERE", "LOZERE", "LOZERE", "LOZERE", "LOZERE", "LOZERE", "LOZERE", "LOZERE", "LOZERE", "LOZERE", "LOZERE"], "xaxis": "x2", "y": [90, 87, 84, 91, 91, 90, 87, 87, 92, 100, 100, 100, 90, 100, 90, 100, 90, 100, 100, 100, 90], "yaxis": "y2"}, {"alignmentgroup": "True", "bingroup": "x", "histfunc": "avg", "hovertemplate": "departement_y=%{x}<br>resultat_apres_label=False<br>avg of taux brut de réussite=%{y}<extra></extra>", "legendgroup": "LOZERE", "marker": {"color": "#00cc96", "pattern": {"shape": ""}}, "name": "LOZERE", "nbinsx": 10, "offsetgroup": "LOZERE", "orientation": "v", "showlegend": false, "type": "histogram", "x": ["LOZERE", "LOZERE", "LOZERE", "LOZERE", "LOZERE", "LOZERE", "LOZERE", "LOZERE", "LOZERE", "LOZERE", "LOZERE", "LOZERE", "LOZERE", "LOZERE", "LOZERE", "LOZERE", "LOZERE", "LOZERE", "LOZERE", "LOZERE", "LOZERE", "LOZERE", "LOZERE", "LOZERE", "LOZERE", "LOZERE", "LOZERE", "LOZERE", "LOZERE", "LOZERE", "LOZERE", "LOZERE", "LOZERE", "LOZERE", "LOZERE", "LOZERE", "LOZERE", "LOZERE", "LOZERE", "LOZERE", "LOZERE", "LOZERE", "LOZERE", "LOZERE", "LOZERE", "LOZERE", "LOZERE", "LOZERE", "LOZERE", "LOZERE"], "xaxis": "x", "y": [75, 89, 87, 80, 60, 84, 89, 60, 84, 60, 90, 80, 89, 75, 87, 91, 75, 80, 87, 72, 72, 72, 72, 86, 96, 94, 96, 88, 94, 88, 92, 86, 96, 88, 94, 92, 86, 92, 100, 92, 92, 100, 92, 96, 100, 94, 100, 86, 92, 88], "yaxis": "y"}], "layout": {"annotations": [{"font": {}, "showarrow": false, "text": "resultat_apres_label=False", "textangle": 90, "x": 0.98, "xanchor": "left", "xref": "paper", "y": 0.2425, "yanchor": "middle", "yref": "paper"}, {"font": {}, "showarrow": false, "text": "resultat_apres_label=True", "textangle": 90, "x": 0.98, "xanchor": "left", "xref": "paper", "y": 0.7575, "yanchor": "middle", "yref": "paper"}], "barmode": "relative", "legend": {"title": {"text": "departement_y"}, "tracegroupgap": 0}, "margin": {"t": 60}, "title": {"text": "La moyenne des taux bruts de réussites (tous secteurs) selon les départements - avant et après obtention labels"}, "xaxis": {"anchor": "y", "categoryarray": ["HAUTE GARONNE", "HERAULT", "ARIEGE", "LOT", "GARD", "AUDE", "TARN", "HAUTES PYRENEES", "AVEYRON", "GERS", "PYRENEES ORIENTALES", "TARN ET GARONNE", "LOZERE"], "categoryorder": "array", "domain": [0, 0.98], "title": {"text": "departement_y"}}, "xaxis2": {"anchor": "y2", "domain": [0, 0.98], "matches": "x", "showticklabels": false}, "yaxis": {"anchor": "x", "domain": [0, 0.485], "title": {"text": "avg of taux brut de réussite"}}, "yaxis2": {"anchor": "x2", "domain": [0.515, 1], "matches": "y", "title": {"text": "avg of taux brut de réussite"}}}}
